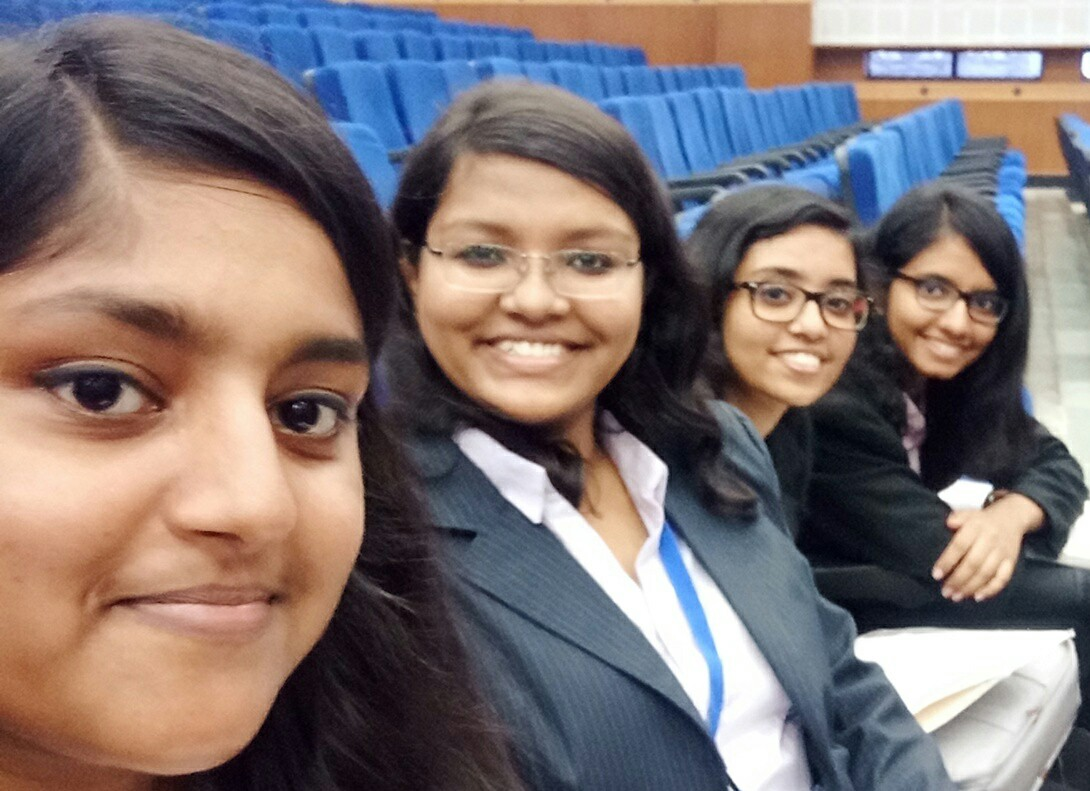
#> input picture group.jpg, 1090 x 791 px, found by its file name
$ jupyter execute FACE.ipynb
#> lines starting #> are read from the running program, lines starting #| are printed output that depends on the picture; after the words box and inside, x2 and y2 are one past the last pixel; in counts of white or black regions, pixels touching at a corner belong together
[cell 1]
import cv2
import sys

[cell 2]
imagePath = 'C:/Users/subhashree hazra/Desktop/app/group.jpg'

[cell 3]
cascPath="haarcascade_frontalface_default.xml"

[cell 4]
faceCascade = cv2.CascadeClassifier(cascPath)

[cell 5]
image = cv2.imread('C:/Users/subhashree hazra/Desktop/app/group.jpg')
#> image is the input picture: shape (791, 1090, 3); mean B, G, R 115.8, 116.4, 128.1

[cell 6]
gray = cv2.cvtColor(image, cv2.COLOR_BGR2GRAY,0)
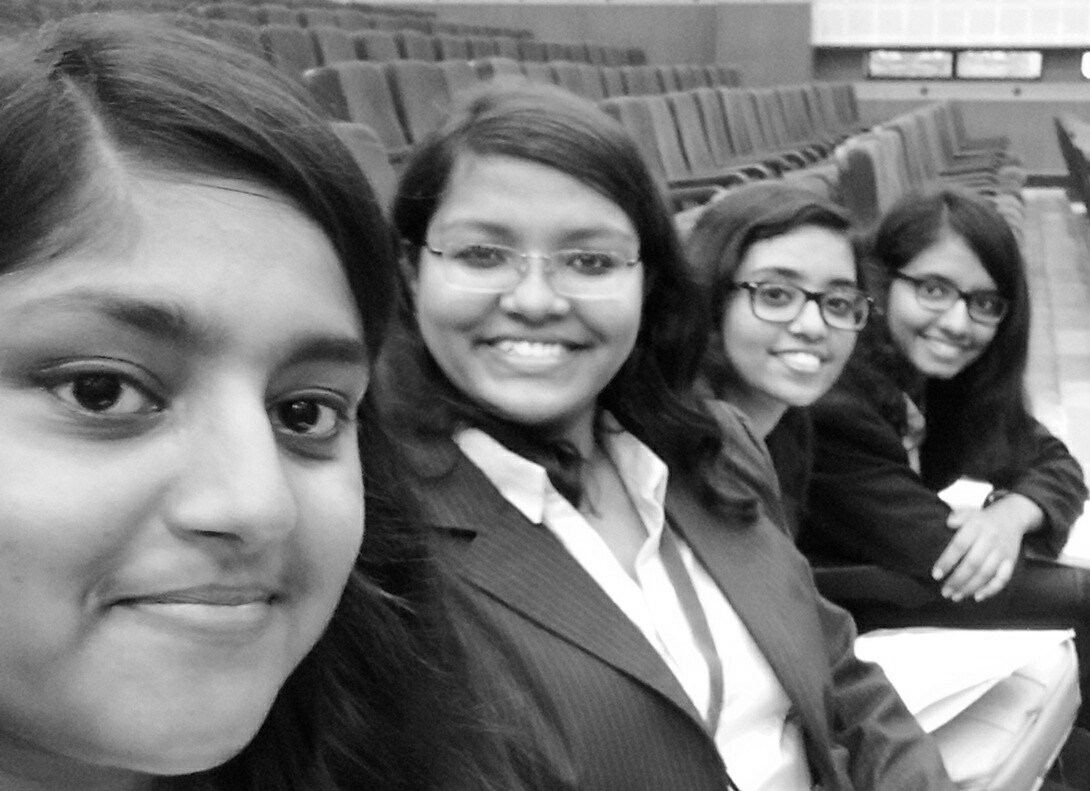
#> gray: shape (791, 1090); min 0, max 255, mean 119.9

[cell 7]
faces = faceCascade.detectMultiScale(
    gray,
    scaleFactor=1.05,
    minNeighbors=5,
    minSize=(30, 30),
    flags =cv2.CASCADE_SCALE_IMAGE

)
#> faces = [[860, 475, 69, 69], [876, 238, 143, 143], [710, 226, 175, 175], [399, 151, 259, 259]]

[cell 8]
print("Found {0} faces!".format(len(faces)))
#| Found 4 faces!

[cell 9]
for (x, y, w, h) in faces:
    cv2.rectangle(image, (x, y), (x+w, y+h), (0, 255, 0), 2)
#> this loop made 4 passes
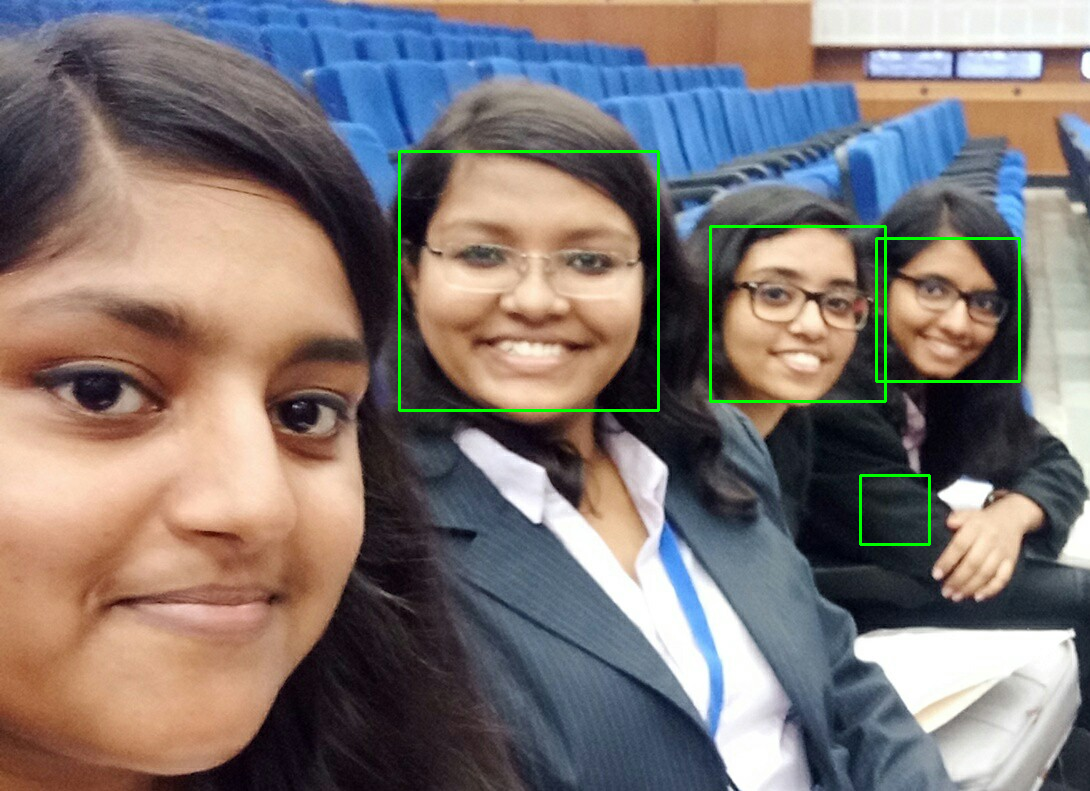
#> image: shape (791, 1090, 3); 0.9% of pixels changed, all inside (x1, y1, x2, y2) = (398, 150, 1021, 546)

[cell 10]
cv2.imshow("Faces found", image)

[cell 11]
cv2.waitKey(0)
#> Out = 27
